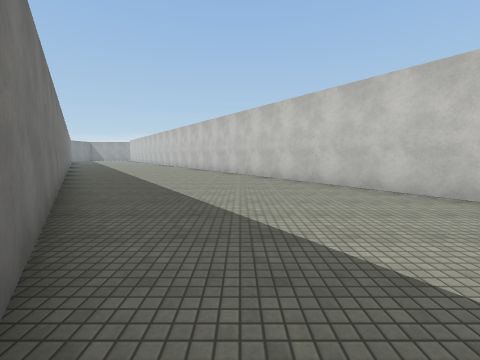
view 1 (above)

13 first-person views from a walk through a 3-D level made in the Unity game engine. The camera is 1.5 m above the floor, tilts 6° down and sees 90° across. The floor is counted in squares, 2 m on a side. Each view is taken from the middle of a square. On the plan, view 1 faces up. The plan holds only what a view shows up to about 9 squares ahead; the rest is blank. The place goes on beyond the plan. The player is left out. Some animated figures are left out. Surface patterns are stand-ins for the level's own textures.

view 2
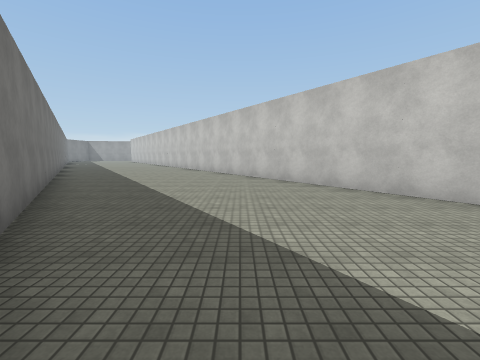

view 3
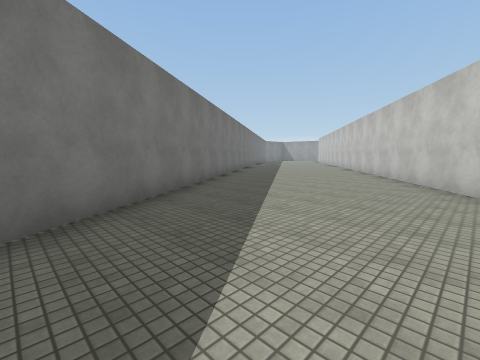

view 4
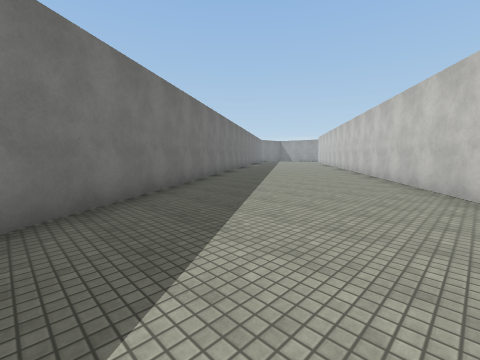

view 5
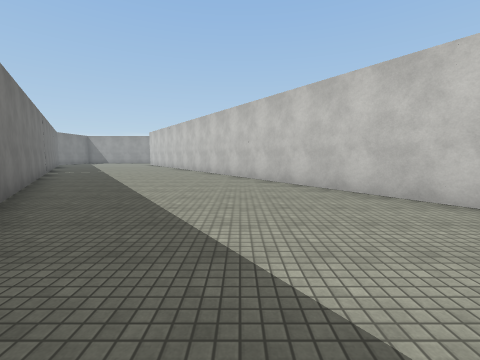

view 6
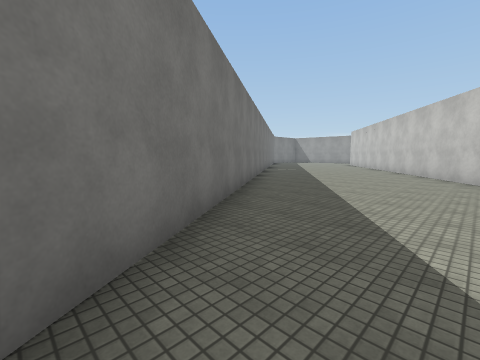

view 7
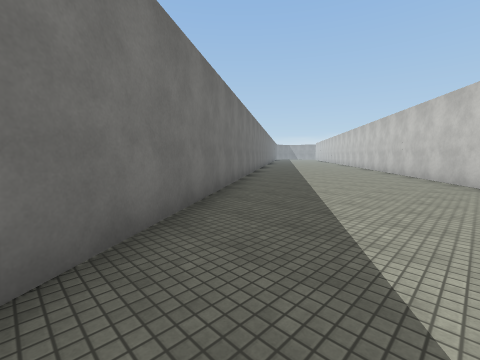

view 8
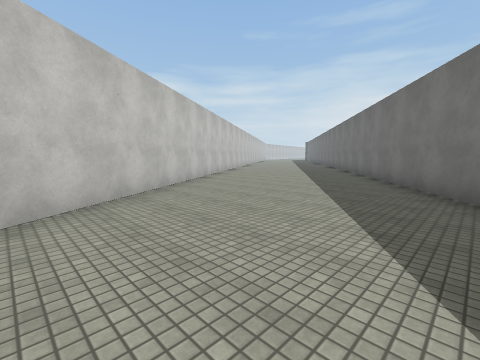

view 9
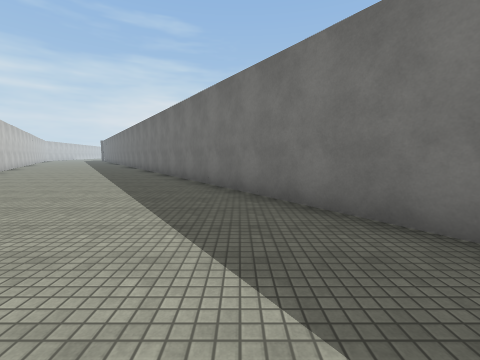

view 10
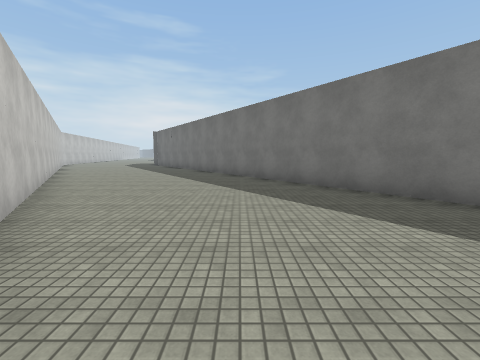

view 11
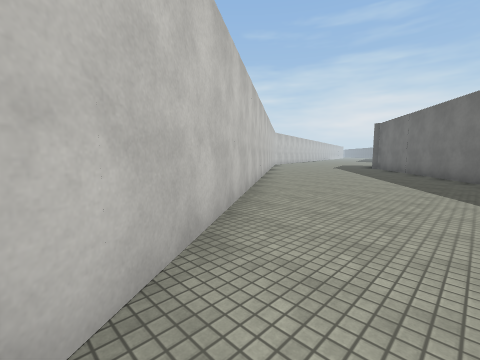

view 12
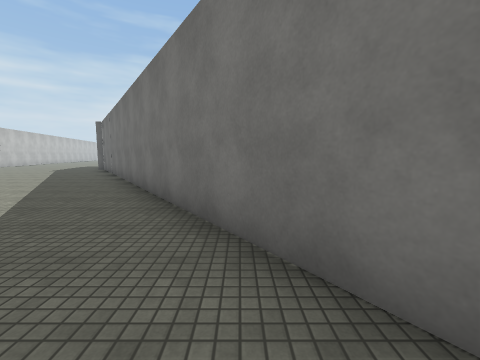

view 13
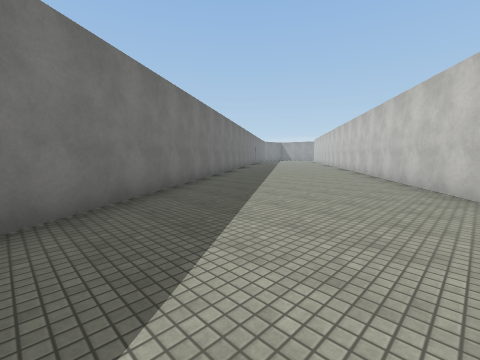

### Floor plan
Points are (right, up) in squares from view 1. A wall is a line through its corners. A room is listed if a view was taken in it or the views show most of it. See-through windows are left out.
Room 1 (views 1, 2, 3, 4, 5, 6, 7, 8, 9, 10, 11, 12, 13)
walls: (4.5, 2.7) (-7, 19.5); (-13.3, 19) (3.8, -6.1)

Where each view was taken, in squares from view 1:
view 1: 0 up, 0 right, facing up
view 2: 2 up, 1 left, facing up
view 3: 5 up, 1 left, facing up-left
view 4: 7 up, 2 left, facing up-left
view 5: 10 up, 6 left, facing up
view 6: 10 up, 6 left, facing up-left
view 7: 4 down, 4 right, facing up-left
view 8: 19 up, 10 left, facing down-right
view 9: 19 up, 10 left, facing down
view 10: 8 up, 0 right, facing down
view 11: 5 up, 2 right, facing down-right
view 12: 3 up, 1 left, facing down
view 13: 4 up, 0 right, facing up-left
